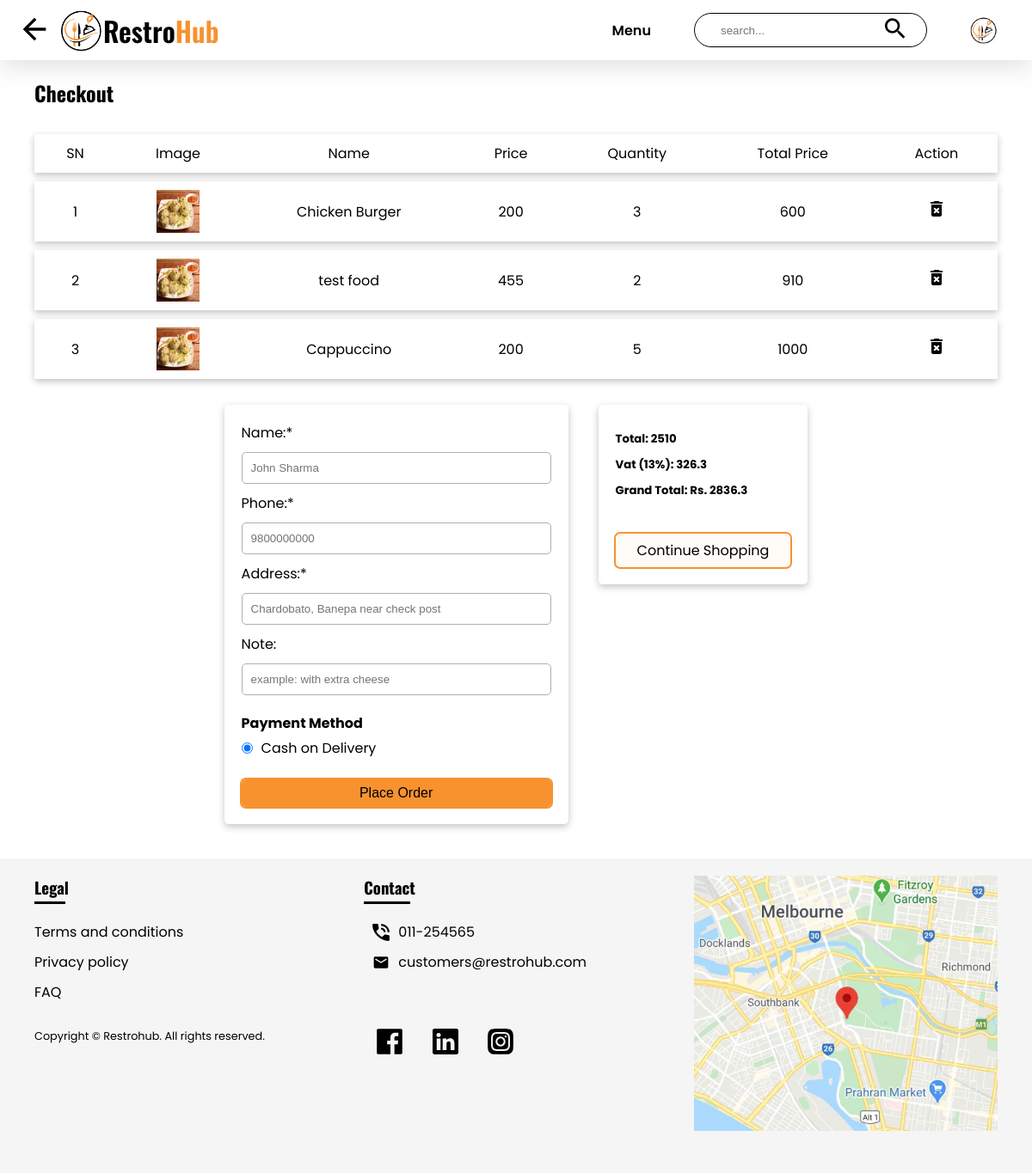
The page /checkout.php (signed in) on the database as committed earlier.
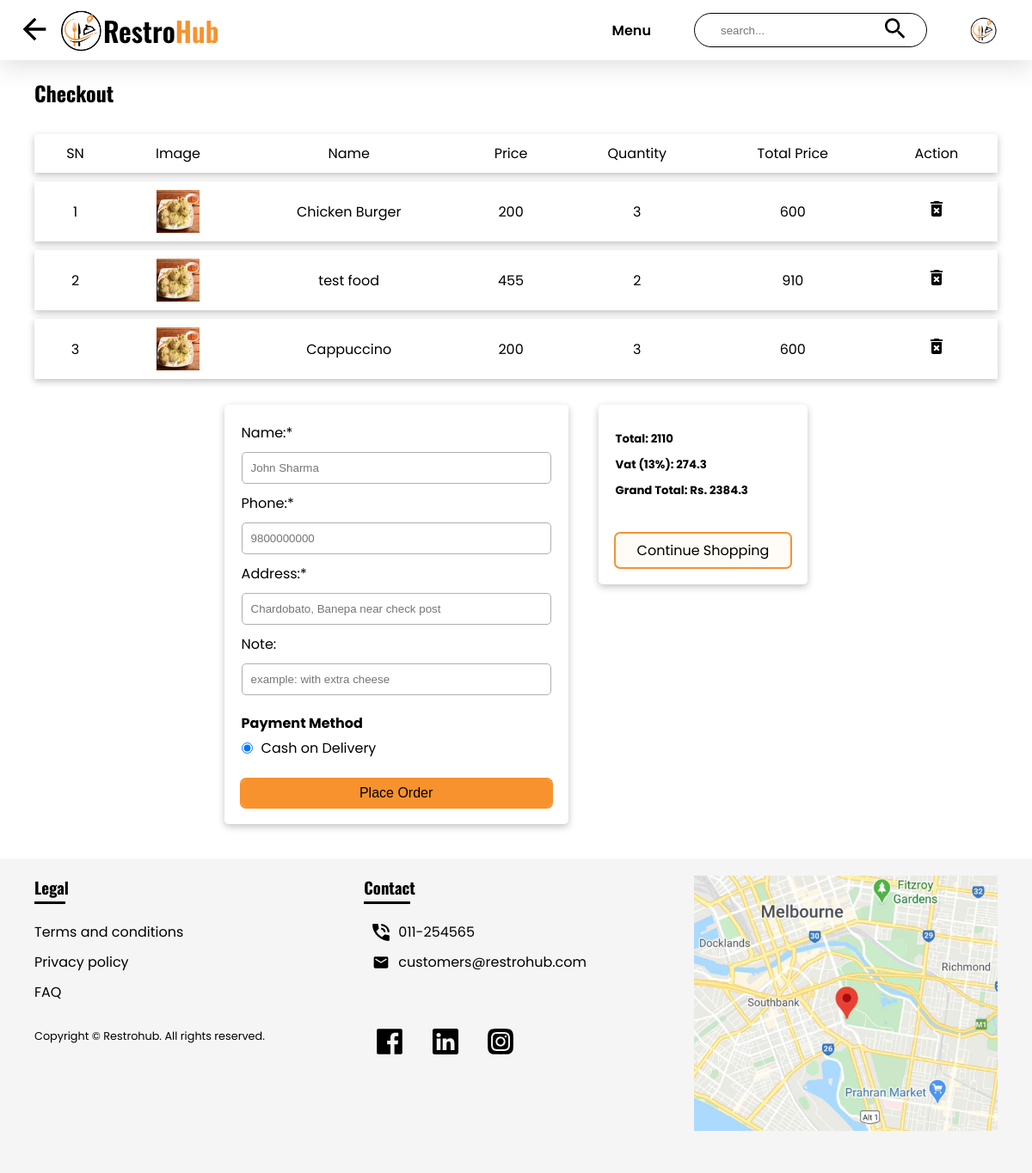
The same page on the database as committed later.
### tables this page shows
CREATE TABLE `cart` (
  `id` int(11) NOT NULL,
  `customer_id` int(11) NOT NULL,
  `food_id` int(11) NOT NULL,
  `quantity` int(11) NOT NULL
);

CREATE TABLE `food` (
  `f_id` int(11) NOT NULL,
  `img` varchar(100) DEFAULT NULL,
  `name` varchar(100) DEFAULT NULL,
  `price` int(11) DEFAULT NULL,
  `cost` int(11) NOT NULL,
  `cooking_time` int(11) DEFAULT NULL,
  `description` varchar(500) NOT NULL,
  `veg` int(1) NOT NULL,
  `product_id` varchar(30) NOT NULL,
  `short_desc` varchar(50) NOT NULL,
  `ingredients` varchar(255) NOT NULL,
  `disabled` int(11) NOT NULL,
  `special` int(11) NOT NULL,
  `category` int(11) NOT NULL
);

### checkout.php (the view, shortened to what the changed rows need)
<!DOCTYPE html>
<html lang="en">
<head>
    <link rel="stylesheet" href="./styles/style.css">
</head>
<body>
    <main style="margin: 0 40px 40px;">
        <section class="mt-20">
            <h2 class="heading">Checkout</h2>
        </section>
        <?php
        require('./config.php');
        $uid = $_SESSION['user'];
        $sql = "select * from cart where customer_id = $uid";
        $res = mysqli_query($conn, $sql) or die("Could not fetch food items from database");
        ?>
        <?php
        if (mysqli_num_rows($res) > 0) {
        ?>
            <table class="mt-20">
                <tr class="shadow">
                    <th>SN</th>
                    <th>Image</th>
                    <th>Name</th>
                    <th>Price</th>
                    <th>Quantity</th>
                    <th>Total Price</th>
                    <th>Action</th>
                </tr>
                <?php
                $i = 0;
                $totalPrice = 0;
                while ($row = mysqli_fetch_assoc($res)) {
                    $i++;
                    $food_id = $row['food_id'];
                    $sql_food = "select * from food where f_id = $food_id";
                    $res_food = mysqli_query($conn, $sql_food) or die("Could not fetch food details from database");
                    $row_food = mysqli_fetch_assoc($res_food);
                    $foodName = $row_food['name'];
                    $foodPrice = $row_food['price'];
                    $quantity = $row['quantity'];
                    $totalPrice += $foodPrice * $row['quantity'];
                    $foodImg = $row_food['img'];
                    $vat = ($totalPrice * 13) / 100;
                ?>
                    <tr class="shadow">
                        <td>
                            <?php echo $i; ?>
                        </td>
                        <td>
                            <img src="./uploads/foods/<?php echo $foodImg; ?>" alt="food image" class="table_food-img">
                        </td>
                        <td>
                            <?php echo $foodName; ?>
                        </td>
                        <td>
                            <?php echo $foodPrice; ?>
                        </td>
                        <td>
                            <?php echo $quantity; ?>
                        </td>
                        <td>
                            <?php echo $foodPrice * $quantity; ?>
                        </td>
                        <td>
                            <form action="./backend/remove-from-cart.php" method="post" class="checkout_content-form">
                                <button type="submit" class="no_bg no_outline btn_remove-from-checkout">
                                    <img src="./images/ic_delete.svg" alt="remove from cart">
                                </button>
                            </form>
                        </td>
                    </tr>
                <?php
                }
                ?>
            </table>
            <div class="mt-20 flex justify-center">
                <div>
                    <form action="./backend/place-order.php" method="post" class="checkout_form flex direction-col shadow border-curve p-20">
                        <label for="name">Name:*</label>
                        <input type="text" placeholder="John Sharma" name="name" class="p_7-20" id="name" required autofocus>
                        <label for="phone">Phone:*</label>
                        <input type="tel" name="phone" placeholder="9800000000" class="p_7-20" id="phone" required>
                        <label for="address">Address:*</label>
                        <input type="text" name="address" placeholder="Chardobato, Banepa near check post" class="p_7-20" id="address" required>
                        <label for="note">Note:</label>
                        <input type="text" placeholder="example: with extra cheese" name="note" class="p_7-20" id="note">
                        <p style="font-weight: 700; margin-top: 10px;">Payment Method</p>
                        <div class="flex items-center justify-start">
                            <input type="radio" name="payment-method" id="payment-method" checked>
                            <label for="payment-method" style="white-space: nowrap; margin-left: 10px;">Cash on Delivery</label>
                        </div>
                        <button type="submit" class="button mt-20 w-full border-curve" name="place-order">Place Order</a>
                    </form>
                </div>
                <div class="direction-col justify-start ml-35 p-20 shadow border-curve">
                    <div class="checkout_info">
                        <h5>Total: <?php echo $totalPrice; ?></h5>
                        <h5>Vat (13%): <?php echo $vat; ?> </h5>
                        <h5>Grand Total: Rs. <?php echo $totalPrice + $vat; ?></h5>
                    </div>
                    <div class="mt-20 flex direction-col">
                        <a href="./index.php" class="button mt-20 border-curve" style="background-color: #F7922F0a;">Continue Shopping</a>
                    </div>
                </div>
            <?php
        } else
            echo "No records found";
            ?>
    </main>
</body>
</html>

Rows that differ between the two databases and show on the page:
changed cart "Cappuccino": quantity "5" → "3"; $foodPrice * $quantity "1000" → "600"
Other text that changed with them:
$totalPrice: "2510" → "2110"
$vat: "326.3" → "274.3"
$totalPrice + $vat: "2836.3" → "2384.3"
